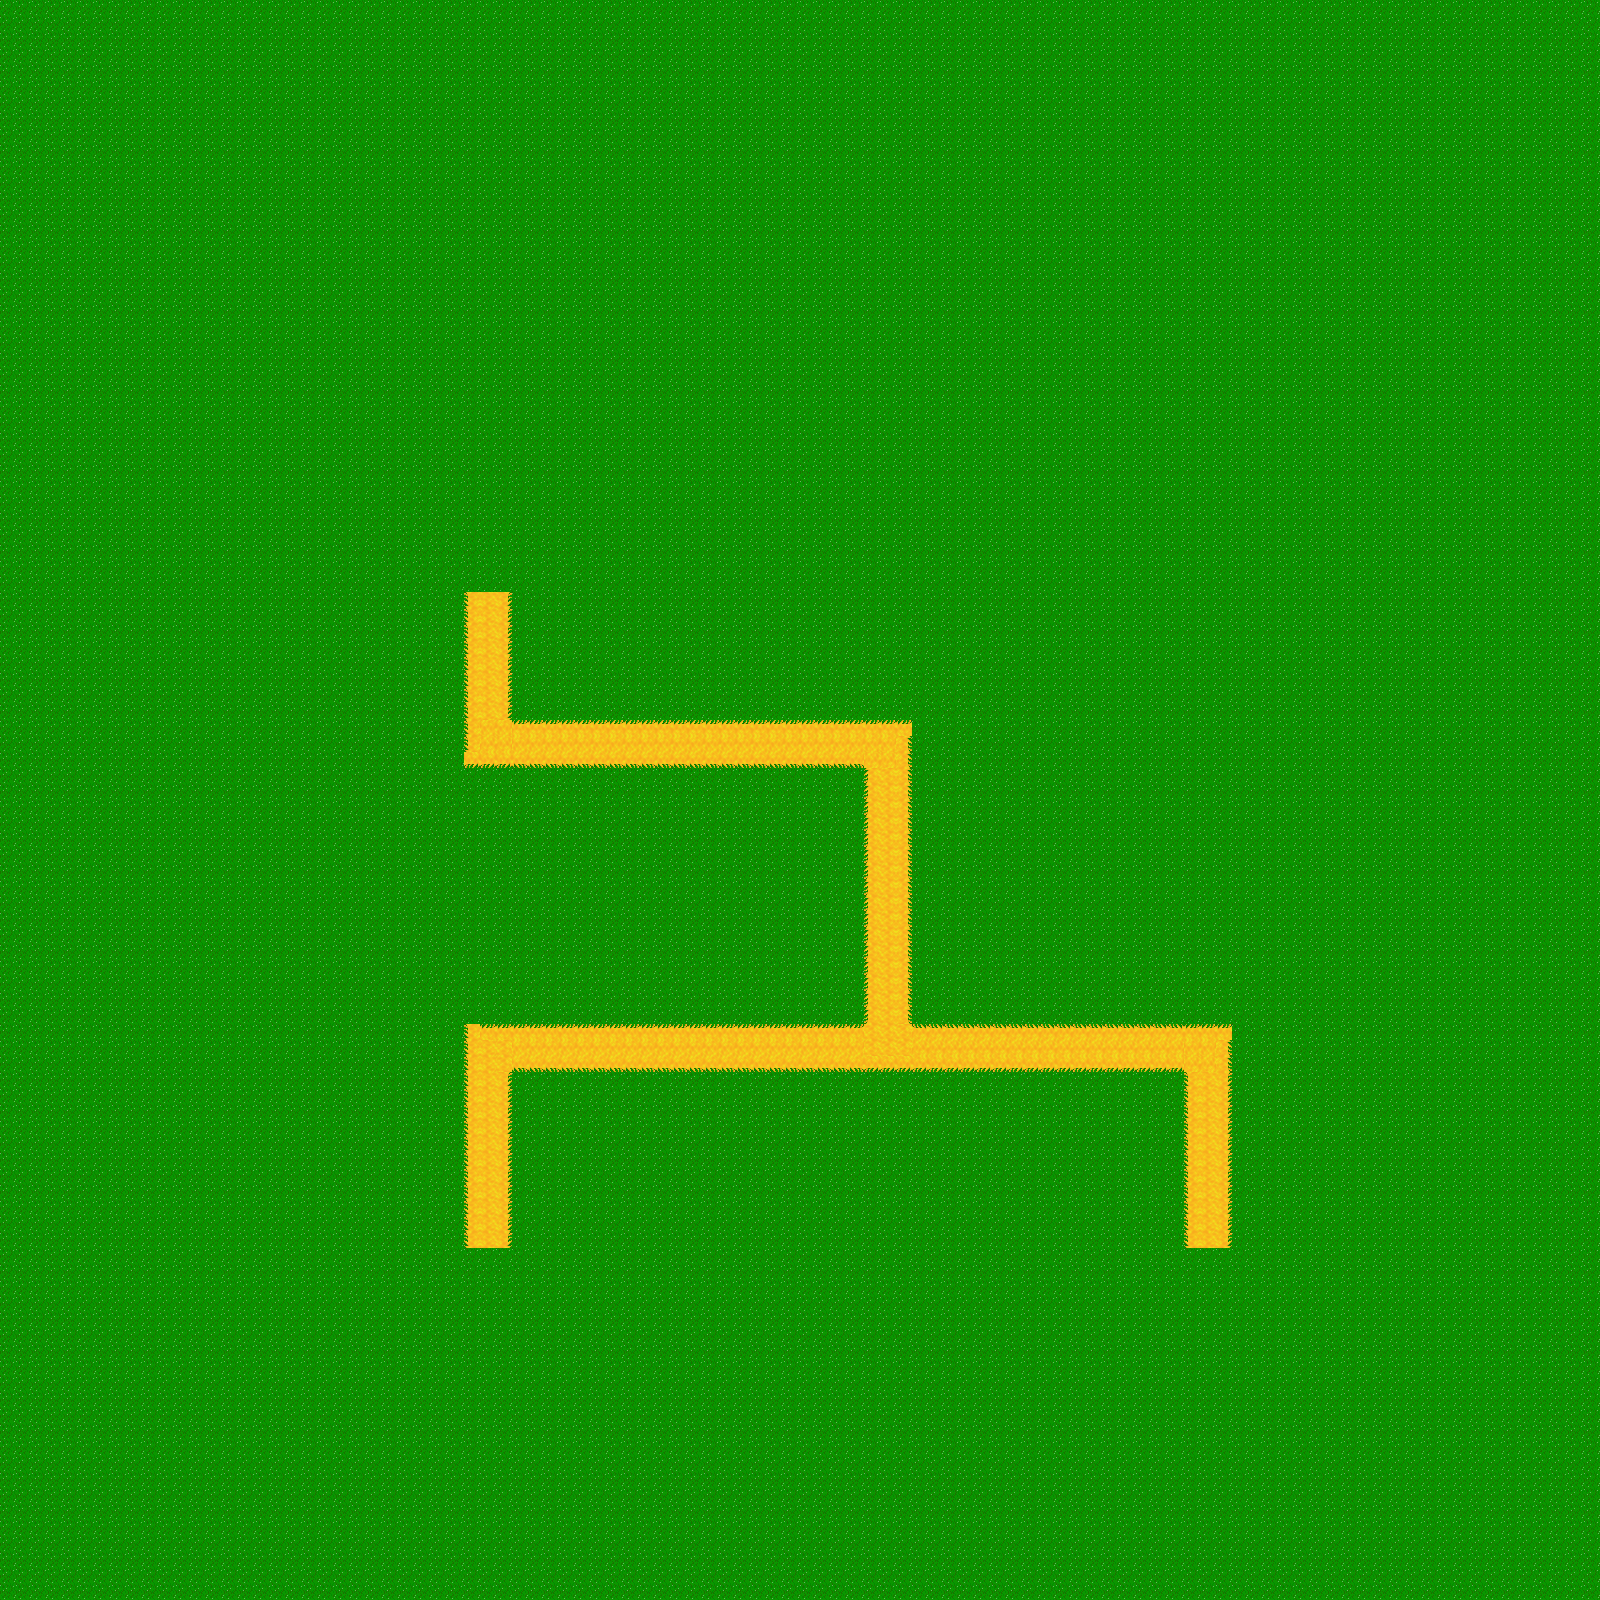

This game map was drawn from its Tiled (.tmx) file and the tilesets committed beside it. A one-line description and the trimmed map source follow:
An orthogonal 100x100 tile map with 16x16 px tiles, 1 tile layer (camino) and 16 objects (7x Camino, 5x Interseccion, 2x spawner, fin).

<map version="1.2" tiledversion="1.2.3" orientation="orthogonal" renderorder="right-down" width="100" height="100" tilewidth="16" tileheight="16" infinite="0" nextlayerid="6" nextobjectid="25">
 <tileset firstgid="1" name="base" tilewidth="16" tileheight="16" tilecount="256" columns="16">
  <image source="Tileset.png" width="256" height="256" />
 </tileset>
 <layer id="2" name="camino" width="100" height="100">
  <data>[10000 cells, 10000 non-empty, 4 distinct tile ids]</data>
 </layer>
 <objectgroup id="3" name="Objetos">
  <object id="2" name="Camino" x="866.073" y="718.755" width="44.853" height="351.989" />
  <object id="3" name="Camino" x="511.839" y="1023.46" width="351.762" height="47.9891" />
  <object id="4" name="Camino" x="463.119" y="719.672" width="400.762" height="47.9891" />
  <object id="5" name="Camino" x="911.869" y="1023.76" width="272.262" height="47.9891" />
  <object id="6" name="Camino" x="463.62" y="1024.42" width="45.853" height="225.989" />
  <object id="8" name="Camino" x="462.369" y="592.172" width="49.012" height="181.489" />
  <object id="9" name="Interseccion" x="887.682" y="1040.84" width="0.590909" height="30.0625">
   <properties>
    <property name="Interseccion" value="u" />
   </properties>
  </object>
  <object id="12" name="fin" x="485.333" y="584">
   <point />
  </object>
  <object id="14" name="Interseccion" x="463.636" y="1023.61" width="48" height="16.0625">
   <properties>
    <property name="Interseccion" value="r" />
   </properties>
  </object>
  <object id="15" name="Interseccion" x="864" y="719.878" width="48" height="17.0625">
   <properties>
    <property name="Interseccion" value="l" />
   </properties>
  </object>
  <object id="16" name="Interseccion" x="463.667" y="719.969" width="17" height="48.0625">
   <properties>
    <property name="Interseccion" value="u" />
   </properties>
  </object>
  <object id="17" name="spawner" x="487" y="1259">
   <properties>
    <property name="Direccion" value="u" />
    <property name="cantidad enemigos" value="4,6,8,10" />
    <property name="cantidad rondas" type="int" value="4" />
   </properties>
   <point />
  </object>
  <object id="18" name="spawner" x="1206" y="1265">
   <properties>
    <property name="Direccion" value="u" />
    <property name="cantidad enemigos" value="4,6,8,10" />
    <property name="cantidad rondas" type="int" value="4" />
   </properties>
   <point />
  </object>
  <object id="19" name="Interseccion" x="1184.18" y="1023.61" width="48" height="16.0625">
   <properties>
    <property name="Interseccion" value="l" />
   </properties>
  </object>
  <object id="23" name="Camino" x="1185.07" y="1023.01" width="45.853" height="225.989" />
 </objectgroup>
 <objectgroup id="5" name="Camara">
  <object id="24" x="344" y="504" width="958" height="766" />
 </objectgroup>
</map>
